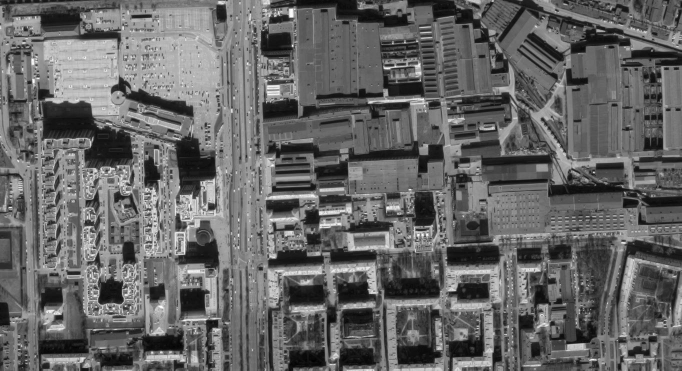
#> input picture HW_1/GRAY.JPG, 1363 x 741 px (shown at 1/2 size)
$ jupyter execute --allow-errors HW_1.ipynb
#> lines starting #> are read from the running program, lines starting #| are printed output that depends on the picture
[cell 1]
import cv2
import numpy
import matplotlib.pyplot as plt
import scipy.ndimage

[cell 2]
orig_gray = cv2.imread('GRAY.JPG')
#> orig_gray is the input picture: shape (741, 1363, 3); min 0, max 255, mean 101.6
orig_RGB_quarter = cv2.imread('RGB_quater.JPG')
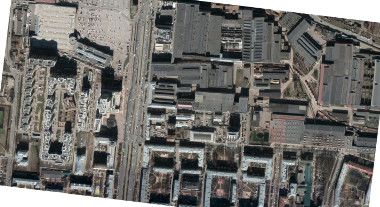
#> input picture HW_1/RGB_quater.JPG, 380 x 207 px
#> orig_RGB_quarter is the input picture: shape (207, 380, 3); mean B, G, R 108.4, 111.7, 112.7
orig_RGB_half = cv2.imread('RGB_half.JPG')
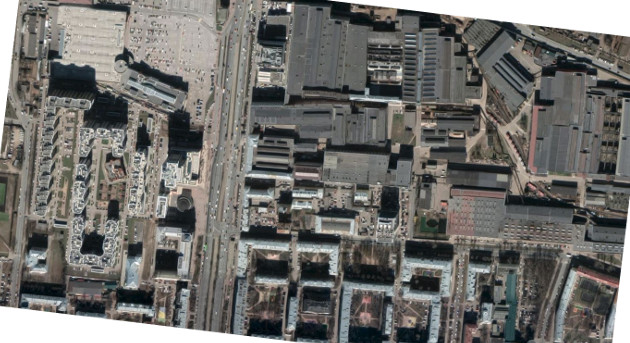
#> input picture HW_1/RGB_half.JPG, 630 x 343 px
#> orig_RGB_half is the input picture: shape (343, 630, 3); mean B, G, R 108.4, 111.6, 112.7

# Pan Sharpen Algorithm

[cell 3]
def pan_sharpen(gray_img, color_img, unique_num):

#> called with unique_num = 0
    height_gray, width_gray, ch_gray = gray_img.shape
#> height_gray = 741; width_gray = 1363; ch_gray = 3
    height_quarter, width_quarter, ch_quarter = color_img.shape
#> height_quarter = 343; width_quarter = 630; ch_quarter = 3

    # up sample low resolution image
    up_sampled_img = scipy.ndimage.zoom(color_img, (height_gray/height_quarter, width_gray/width_quarter, 1))
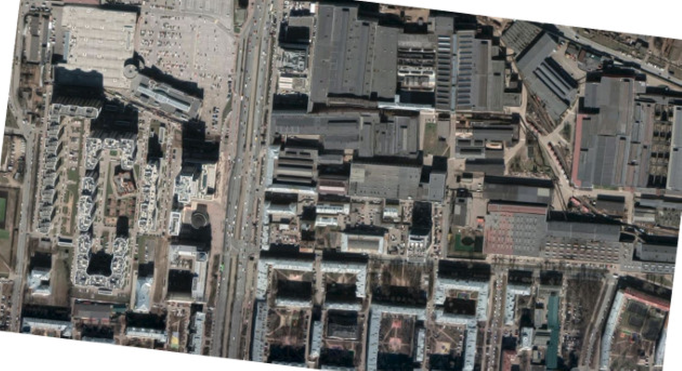
#> up_sampled_img: shape (741, 1363, 3) (shown at 1/2 size); mean B, G, R 108.3, 111.5, 112.5

    cv2.imwrite(f'up_sampled_colored_img_{unique_num}.jpg', up_sampled_img)

    # image aligning
    orb_detector = cv2.ORB_create(5000)

    kp1, d1 = orb_detector.detectAndCompute(gray_img, None)
#> kp1 = 5000 keypoints; strongest (x, y, size): (584, 91, 31), (790, 132, 31), (791, 132, 37.2), (1187, 345, 31)
    kp2, d2 = orb_detector.detectAndCompute(up_sampled_img, None)
#> kp2 = 5000 keypoints; strongest (x, y, size): (634, 422, 53.6), (635, 420, 44.6), (635, 421, 64.3), (620, 82, 31)

    matcher = cv2.BFMatcher(cv2.DESCRIPTOR_MATCHER_BRUTEFORCE_HAMMING)

    matches = matcher.match(d1, d2, None)
#> matches = 5000 matches

    matches.sort(key = lambda x: x.distance, reverse=False)

    matches = matches[:int(len(matches)*0.05)]
    no_of_matches = len(matches)

    p1 = np.zeros((no_of_matches, 2), dtype=np.float32)
    p2 = np.zeros((no_of_matches, 2), dtype=np.float32)

    for i in range(len(matches)):
        p1[i, :] = kp1[matches[i].queryIdx].pt
        p2[i, :] = kp2[matches[i].trainIdx].pt

    # find homography
    homography, mask = cv2.findHomography(p1, p2, cv2.RANSAC)

    height, width, channels = gray_img.shape
    inversed_homography = np.linalg.inv(homography)

    transformed_img = cv2.warpPerspective(up_sampled_img,
                        inversed_homography, (width, height))

    cv2.imwrite(f'aligned_upsampling_image_{unique_num}.jpg', transformed_img)


    # convert to LUV color space
    transformed_img_LUV = cv2.cvtColor(transformed_img, cv2.COLOR_BGR2LUV)
    gray_LUV = cv2.cvtColor(gray_img, cv2.COLOR_BGR2LUV)

    gray_LUV[:, :, 1] = transformed_img_LUV[:, :, 1]
    gray_LUV[:, :, 2] = transformed_img_LUV[:, :, 2]

    # convert from LUV to BGR
    output = cv2.cvtColor(gray_LUV, cv2.COLOR_LUV2BGR)

    cv2.imwrite(f'pan_sharped_image_{unique_num}.jpg', output)

    cv2.imshow('Original Image', gray_img)
    cv2.imshow('Pan Sharped Image', output)

    cv2.waitKey(0)
    cv2.destroyAllWindows()
